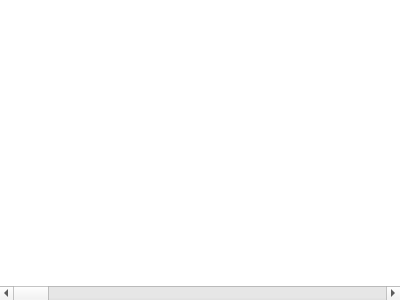
<?xml version="1.0" encoding="UTF-8"?>
<ui version="4.0">
 <class>CoverArtWidget</class>
 <widget class="QWidget" name="CoverArtWidget">
  <property name="geometry">
   <rect>
    <x>0</x>
    <y>0</y>
    <width>400</width>
    <height>300</height>
   </rect>
  </property>
  <property name="windowTitle">
   <string>Form</string>
  </property>
  <layout class="QGridLayout" name="gridLayout">
   <property name="leftMargin">
    <number>0</number>
   </property>
   <property name="topMargin">
    <number>0</number>
   </property>
   <property name="rightMargin">
    <number>0</number>
   </property>
   <property name="bottomMargin">
    <number>0</number>
   </property>
   <property name="spacing">
    <number>0</number>
   </property>
   <item row="0" column="0">
    <widget class="QGraphicsView" name="graphicsView">
     <property name="frameShape">
      <enum>QFrame::NoFrame</enum>
     </property>
     <property name="renderHints">
      <set>QPainter::Antialiasing|QPainter::HighQualityAntialiasing|QPainter::TextAntialiasing</set>
     </property>
    </widget>
   </item>
   <item row="1" column="0">
    <widget class="QScrollBar" name="horizontalScrollBar">
     <property name="orientation">
      <enum>Qt::Horizontal</enum>
     </property>
    </widget>
   </item>
  </layout>
 </widget>
 <resources/>
 <connections/>
</ui>
